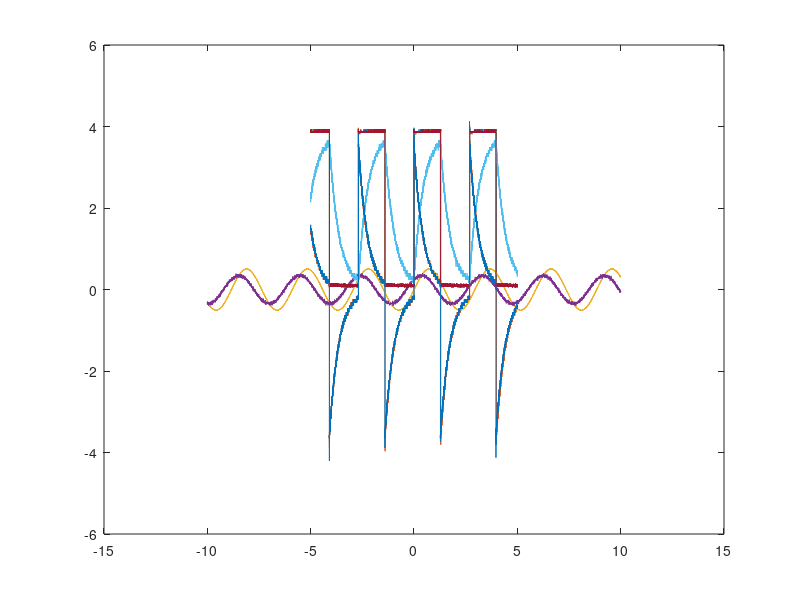

Source code (MATLAB):
data = importdata('speanding_over_resistor.txt') ;

tid = data.data(:,1) ;
V_ind = data.data(:,2) ;
V_r = data.data(:,3) ;

plot(tid,V_ind)
hold on
plot(tid,V_r)

omega = (47*10^(-9) * 10^4)^(-1) ;

%% 

data = importdata('omega_0.txt') ;

tid = data.data(:,1) ;
V_ind = data.data(:,2) ;
V_r = data.data(:,3) ;

plot(tid,V_ind)
hold on
plot(tid,V_r)

%% 

data = importdata('U_C.txt') ;

tid = data.data(:,1) ;
V_ind = data.data(:,2) ;
V_r = data.data(:,3) ;

plot(tid,V_ind)
hold on
plot(tid,V_r)

%% 

data = importdata('U_R.txt') ;

tid = data.data(:,1) ;
V_ind = data.data(:,2) ;
V_r = data.data(:,3) ;

plot(tid,V_ind)
hold on
plot(tid,V_r)